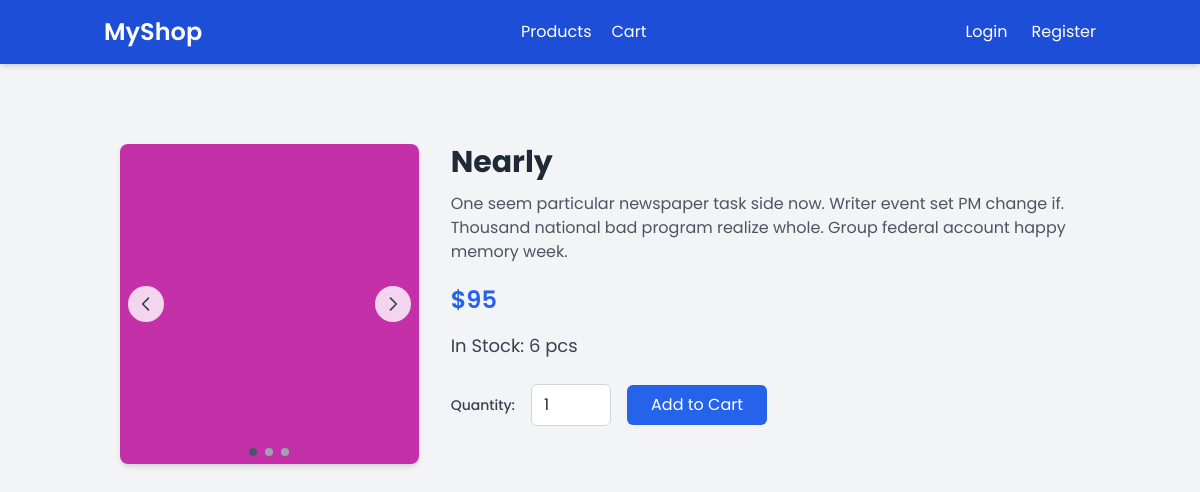
Screenshot of /products/16/ with the database file from the repository.
### products/models.py (models this page shows, shortened)
class ProductImage(models.Model):
    product = models.ForeignKey(Product, on_delete=models.CASCADE, related_name='images')
    image = models.ImageField(upload_to='product_images/')
    alt_text = models.CharField(max_length=255, blank=True)

class Product(models.Model):
    name = models.TextField()
    price = models.IntegerField()
    desc = models.TextField()
    qty = models.IntegerField(default=0)
    created_at = models.DateTimeField(auto_now_add=True)

### products/views.py (the view)
# urls.py: path('<int:id>/', get_product_by_id, name="product")
def get_product_by_id(request, id):
    product = get_object_or_404(Product, id=id)
    return render(request, "products/product.html", {'product': product})

### products/templates/products/product.html (shortened to what this page needs)
{% extends "base.html" %}
{% block content %}
<div class="container mx-auto px-4 py-12">
  <div class="grid grid-cols-1 lg:grid-cols-3 gap-8 items-start">
    <div class="lg:col-span-1">
      {% if product.images.all %}
      <div class="relative w-full overflow-hidden rounded-lg shadow-md">
        <div id="carousel-images" class="flex transition-transform duration-500 ease-in-out">
          {% for image in product.images.all %}
          <img src="{{ image.image.url }}" alt="{{ product.name }}" class="w-full h-80 object-cover flex-shrink-0">
          {% endfor %}
        </div>
        <button onclick="prevSlide()" class="absolute left-2 top-1/2 -translate-y-1/2 bg-white bg-opacity-80 p-2 rounded-full hover:bg-opacity-100 transition" aria-label="Previous image">
          <svg class="w-5 h-5 text-gray-700" fill="none" stroke="currentColor" viewBox="0 0 24 24" xmlns="http://www.w3.org/2000/svg">
            <path stroke-linecap="round" stroke-linejoin="round" stroke-width="2" d="M15 19l-7-7 7-7"></path>
          </svg>
        </button>
        <button onclick="nextSlide()" class="absolute right-2 top-1/2 -translate-y-1/2 bg-white bg-opacity-80 p-2 rounded-full hover:bg-opacity-100 transition" aria-label="Next image">
          <svg class="w-5 h-5 text-gray-700" fill="none" stroke="currentColor" viewBox="0 0 24 24" xmlns="http://www.w3.org/2000/svg">
            <path stroke-linecap="round" stroke-linejoin="round" stroke-width="2" d="M9 5l7 7-7 7"></path>
          </svg>
        </button>
        {% if product.images.all|length > 1 %}
        <div class="absolute bottom-2 left-1/2 -translate-x-1/2 flex space-x-2">
          {% for image in product.images.all %}
          <button onclick="goToSlide({{ forloop.counter0 }})" class="w-2 h-2 rounded-full bg-gray-400 hover:bg-gray-600 transition" data-slide="{{ forloop.counter0 }}"></button>
          {% endfor %}
        </div>
        {% endif %}
      </div>
      {% else %}
      <div class="w-full h-80 bg-gray-100 flex items-center justify-center text-gray-500 rounded-lg">
        No image available
      </div>
      {% endif %}
    </div>
    <div class="lg:col-span-2">
      <h1 class="text-3xl font-bold text-gray-800 mb-3">{{ product.name }}</h1>
      <p class="text-base text-gray-600 mb-5 max-w-[700px]">{{ product.desc }}</p>
      <p class="text-2xl font-semibold text-blue-600 mb-4">${{ product.price }}</p>
      <p class="text-lg text-gray-700 mb-6">In Stock: {{ product.qty }} pcs</p>
      <form method="post" action="{% url 'add_to_cart' product.pk %}" class="flex items-center gap-4">
        <label for="quantity" class="text-sm font-medium text-gray-700">Quantity:</label>
        <input type="number" name="qty" id="quantity" value="1" min="1" max="{{ product.qty }}" class="w-20 px-3 py-2 border border-gray-300 rounded-md focus:outline-none focus:ring-2 focus:ring-blue-500">
        <button type="submit" class="bg-blue-600 text-white px-6 py-2 rounded-md hover:bg-blue-700 transition duration-200">
          Add to Cart
        </button>
      </form>
    </div>
  </div>
</div>
{% endblock %}

### rows the page displays
ProductImage: image (picture)
Product: name "Nearly", desc "One seem particular newspaper task side now. Writer event set PM change if. Thousand national bad program realize whole. Group federal account happy memory week.", price "95", qty "6"
